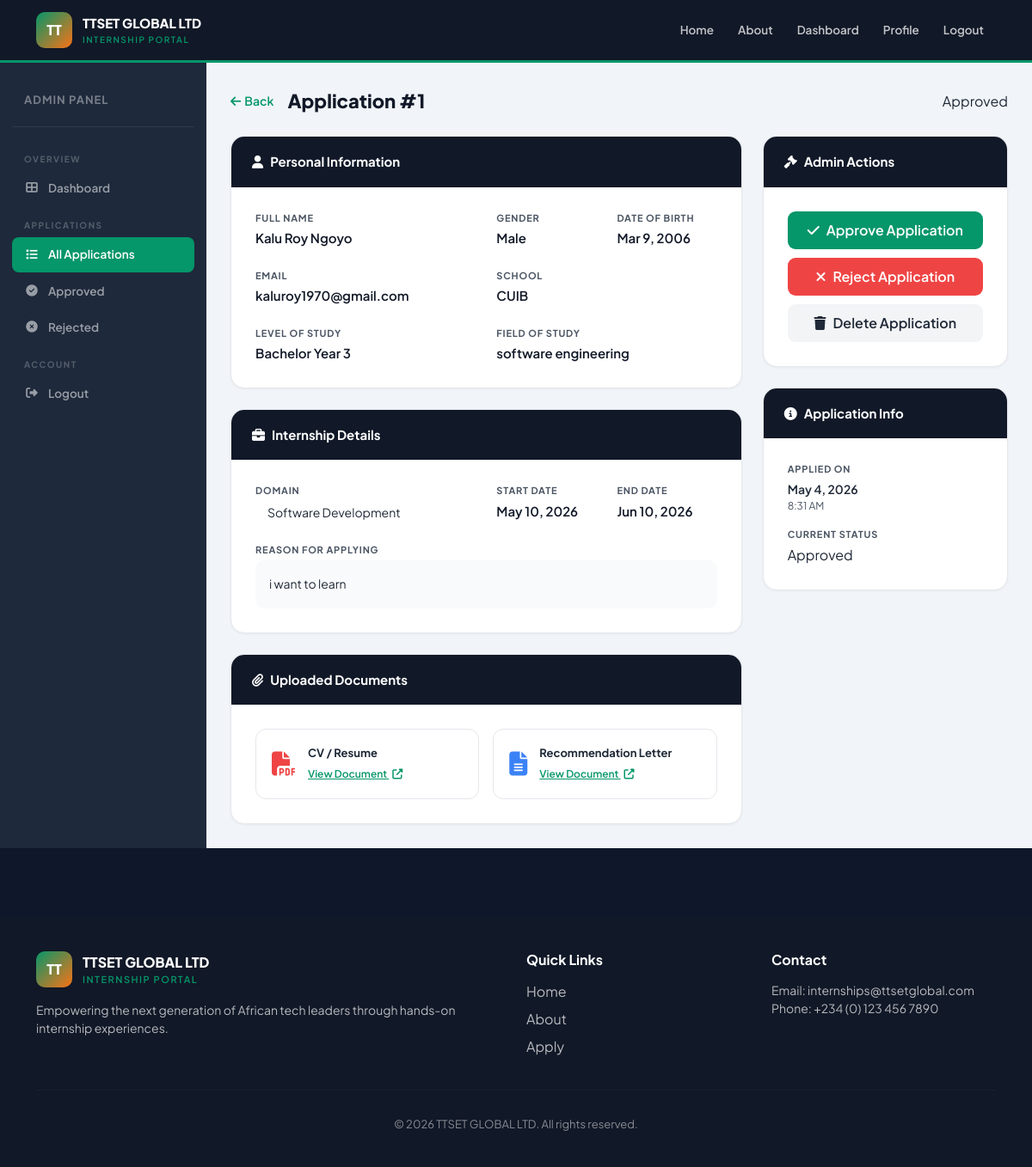
The app's page /dashboard/applications/1/ (signed in) with its own data.
### applications/models.py (models this page shows, shortened)
class InternshipApplication(models.Model):
    STATUS_CHOICES = [
        ('Pending', 'Pending'),
        ('Approved', 'Approved'),
        ('Rejected', 'Rejected'),
    ]
    DOMAIN_CHOICES = [
        ('Software Development', 'Software Development'),
        ('Web Development', 'Web Development'),
        ('Data Analytics', 'Data Analytics'),
        ('Cybersecurity', 'Cybersecurity'),
        ('Graphic Design', 'Graphic Design'),
        ('Digital Marketing', 'Digital Marketing'),
        ('Artificial Intelligence', 'Artificial Intelligence'),
        ('Networking', 'Networking'),
    ]
    GENDER_CHOICES = [('Male', 'Male'), ('Female', 'Female'), ('Other', 'Other')]
    LEVEL_CHOICES = [
        ('HND 1', 'HND 1'), ('HND 2', 'HND 2'),
        ('Bachelor Year 1', 'Bachelor Year 1'),
        ('Bachelor Year 2', 'Bachelor Year 2'),
        ('Bachelor Year 3', 'Bachelor Year 3'),
        ('Master Year 1', 'Master Year 1'),
        ('Master Year 2', 'Master Year 2'),
        ('PhD', 'PhD'),
    ]
    applicant = models.ForeignKey(User, on_delete=models.CASCADE)
    full_name = models.CharField(max_length=200)
    gender = models.CharField(max_length=20, choices=GENDER_CHOICES)
    date_of_birth = models.DateField()
    school_name = models.CharField(max_length=200)
    level_of_study = models.CharField(max_length=100, choices=LEVEL_CHOICES)
    field_of_study = models.CharField(max_length=150)
    internship_domain = models.CharField(max_length=100, choices=DOMAIN_CHOICES)
    start_date = models.DateField()
    end_date = models.DateField()
    reason = models.TextField()
    cv = models.FileField(upload_to='documents/cv/')
    recommendation_letter = models.FileField(upload_to='documents/recommendations/')
    status = models.CharField(max_length=20, choices=STATUS_CHOICES, default='Pending')
    date_applied = models.DateTimeField(auto_now_add=True)
    class Meta:
        ordering = ['-date_applied']

### dashboard/views.py (the view)
# urls.py: path('applications/<int:pk>/', views.application_detail, name='application_detail'),
@user_passes_test(is_admin, login_url='/accounts/login/')
def application_detail(request, pk):
    app = get_object_or_404(InternshipApplication, pk=pk)
    return render(request, 'dashboard/application_detail.html', {'application': app})

### dashboard/views.py (called while the page is built)
def is_admin(user):
    return user.is_authenticated and user.is_staff

### templates/dashboard/application_detail.html (shortened to what this page needs)
{% extends 'base.html' %}
{% block content %}
<div class="admin-wrap">
    <div class="sidebar">
        <div class="sidebar-logo"><span>Admin Panel</span></div>
        <div class="s-section">Overview</div>
        <a href="{% url 'admin_dashboard' %}" class="s-link">
            <i class="fas fa-th-large"></i> Dashboard
        </a>
        <div class="s-section">Applications</div>
        <a href="{% url 'all_applications' %}" class="s-link active">
            <i class="fas fa-list"></i> All Applications
        </a>
        <a href="{% url 'approved_applications' %}" class="s-link">
            <i class="fas fa-check-circle"></i> Approved
        </a>
        <a href="{% url 'rejected_applications' %}" class="s-link">
            <i class="fas fa-times-circle"></i> Rejected
        </a>
        <div class="s-section">Account</div>
        <a href="{% url 'logout' %}" class="s-link">
            <i class="fas fa-sign-out-alt"></i> Logout
        </a>
    </div>
    <div class="content">
        <div class="d-flex align-items-center gap-3 mb-4">
            <a href="{% url 'all_applications' %}" style="color:var(--emerald);text-decoration:none;font-weight:600;font-size:14px;">
                <i class="fas fa-arrow-left me-1"></i>Back
            </a>
            <div style="font-size:22px;font-weight:800;color:var(--gray-900);">
                Application #{{ application.pk }}
            </div>
            <span class="badge-{% if application.status == 'Approved' %}approved{% elif application.status == 'Rejected' %}rejected{% else %}pending{% endif %} ms-auto">
                {{ application.status }}
            </span>
        </div>
        <div class="row g-4">
            <div class="col-lg-8">
                <div class="card-modern mb-4">
                    <div class="card-header">
                        <i class="fas fa-user me-2"></i>Personal Information
                    </div>
                    <div class="card-body">
                        <div class="row g-4">
                            <div class="col-md-6">
                                <div class="detail-label">Full Name</div>
                                <div class="detail-value">{{ application.full_name }}</div>
                            </div>
                            <div class="col-md-3">
                                <div class="detail-label">Gender</div>
                                <div class="detail-value">{{ application.gender }}</div>
                            </div>
                            <div class="col-md-3">
                                <div class="detail-label">Date of Birth</div>
                                <div class="detail-value">{{ application.date_of_birth|date:"M j, Y" }}</div>
                            </div>
                            <div class="col-md-6">
                                <div class="detail-label">Email</div>
                                <div class="detail-value">{{ application.applicant.email }}</div>
                            </div>
                            <div class="col-md-6">
                                <div class="detail-label">School</div>
                                <div class="detail-value">{{ application.school_name }}</div>
                            </div>
                            <div class="col-md-6">
                                <div class="detail-label">Level of Study</div>
                                <div class="detail-value">{{ application.level_of_study }}</div>
                            </div>
                            <div class="col-md-6">
                                <div class="detail-label">Field of Study</div>
                                <div class="detail-value">{{ application.field_of_study }}</div>
                            </div>
                        </div>
                    </div>
                </div>
                <div class="card-modern mb-4">
                    <div class="card-header">
                        <i class="fas fa-briefcase me-2"></i>Internship Details
                    </div>
                    <div class="card-body">
                        <div class="row g-4">
                            <div class="col-md-6">
                                <div class="detail-label">Domain</div>
                                <span class="domain-pill" style="font-size:14px;padding:5px 14px;">
                                    {{ application.internship_domain }}
                                </span>
                            </div>
                            <div class="col-md-3">
                                <div class="detail-label">Start Date</div>
                                <div class="detail-value">{{ application.start_date|date:"M j, Y" }}</div>
                            </div>
                            <div class="col-md-3">
                                <div class="detail-label">End Date</div>
                                <div class="detail-value">{{ application.end_date|date:"M j, Y" }}</div>
                            </div>
                            <div class="col-12">
                                <div class="detail-label">Reason for Applying</div>
                                <div style="background:var(--gray-50);border-radius:10px;padding:16px;font-size:14px;line-height:1.7;color:var(--gray-800);margin-top:4px;">
                                    {{ application.reason }}
                                </div>
                            </div>
                        </div>
                    </div>
                </div>
                <div class="card-modern">
                    <div class="card-header">
                        <i class="fas fa-paperclip me-2"></i>Uploaded Documents
                    </div>
                    <div class="card-body">
                        <div class="row g-3">
                            <div class="col-md-6">
                                <div style="border:1px solid var(--gray-200);border-radius:12px;padding:18px;display:flex;align-items:center;gap:14px;">
                                    <i class="fas fa-file-pdf" style="font-size:28px;color:#ef4444;"></i>
                                    <div>
                                        <div style="font-size:13px;font-weight:700;">CV / Resume</div>
                                        {% if application.cv %}
                                        <a href="{{ application.cv.url }}" target="_blank" style="font-size:12px;color:var(--emerald);font-weight:600;">
                                            View Document <i class="fas fa-external-link-alt ms-1"></i>
                                        </a>
                                        {% else %}
                                        <span style="font-size:12px;color:var(--gray-600);">Not uploaded</span>
                                        {% endif %}
                                    </div>
                                </div>
                            </div>
                            <div class="col-md-6">
                                <div style="border:1px solid var(--gray-200);border-radius:12px;padding:18px;display:flex;align-items:center;gap:14px;">
                                    <i class="fas fa-file-alt" style="font-size:28px;color:#3b82f6;"></i>
                                    <div>
                                        <div style="font-size:13px;font-weight:700;">Recommendation Letter</div>
                                        {% if application.recommendation_letter %}
                                        <a href="{{ application.recommendation_letter.url }}" target="_blank" style="font-size:12px;color:var(--emerald);font-weight:600;">
                                            View Document <i class="fas fa-external-link-alt ms-1"></i>
                                        </a>
                                        {% else %}
                                        <span style="font-size:12px;color:var(--gray-600);">Not uploaded</span>
                                        {% endif %}
                                    </div>
                                </div>
                            </div>
                        </div>
                    </div>
                </div>
            </div>
            <div class="col-lg-4">
                <div class="card-modern mb-4">
                    <div class="card-header">
                        <i class="fas fa-gavel me-2"></i>Admin Actions
                    </div>
                    <div class="card-body">
                        <div style="display:flex;flex-direction:column;gap:10px;">
                            <a href="{% url 'approve_application' application.pk %}" class="btn-emerald text-center" style="text-decoration:none;display:block;">
                                <i class="fas fa-check me-2"></i>Approve Application
                            </a>
                            <a href="{% url 'reject_application' application.pk %}" style="background:#ef4444;color:white;border:none;font-weight:600;border-radius:9px;padding:10px 22px;text-decoration:none;display:block;text-align:center;">
                                <i class="fas fa-times me-2"></i>Reject Application
                            </a>
                            <a href="{% url 'delete_application' application.pk %}" style="background:var(--gray-100);color:var(--gray-800);font-weight:600;border-radius:9px;padding:10px 22px;text-decoration:none;display:block;text-align:center;">
                                <i class="fas fa-trash me-2"></i>Delete Application
                            </a>
                        </div>
                    </div>
                </div>
                <div class="card-modern">
                    <div class="card-header">
                        <i class="fas fa-info-circle me-2"></i>Application Info
                    </div>
                    <div class="card-body">
                        <div style="margin-bottom:16px;">
                            <div class="detail-label">Applied On</div>
                            <div style="font-size:14px;font-weight:600;">{{ application.date_applied|date:"F j, Y" }}</div>
                            <div style="font-size:12px;color:var(--gray-600);">{{ application.date_applied|date:"g:i A" }}</div>
                        </div>
                        <div>
                            <div class="detail-label">Current Status</div>
                            <span class="badge-{% if application.status == 'Approved' %}approved{% elif application.status == 'Rejected' %}rejected{% else %}pending{% endif %}">
                                {{ application.status }}
                            </span>
                        </div>
                    </div>
                </div>
            </div>
        </div>
    </div>
</div>
{% endblock %}

### templates/base.html (style rules this page uses)
:root { --emerald: #059669; --emerald-dark: #047857; --emerald-light: #d1fae5; --orange: #f97316; --orange-dark: #ea580c; --white: #ffffff; --gray-50: #f9fafb; --gray-100: #f3f4f6; --gray-200: #e5e7eb; --gray-600: #4b5563; --gray-800: #1f2937; --gray-900: #111827; }
body { font-family: 'Plus Jakarta Sans', sans-serif; background: var(--gray-50); color: var(--gray-800); }
.card-modern { background: white; border-radius: 16px; border: 1px solid var(--gray-200); box-shadow: 0 1px 3px rgba(0,0,0,0.05); overflow: hidden; }
.card-modern .card-header { background: var(--gray-900); color: white; padding: 18px 24px; border: none; font-weight: 700; font-size: 15px; }
.card-modern .card-body { padding: 28px; }
.btn-emerald { background: var(--emerald); color: white; border: none; font-weight: 600; border-radius: 9px; padding: 10px 22px; transition: all 0.2s; cursor: pointer; }

### templates/dashboard/application_detail.html (style rules this page uses)
body { background: #0f172a; }
.admin-wrap { display: flex; min-height: calc(100vh - 72px); }
.sidebar { background: #1e293b; width: 240px; flex-shrink: 0; padding: 20px 14px; }
.sidebar-logo { padding: 10px 14px 20px; border-bottom: 1px solid rgba(255,255,255,0.08); margin-bottom: 16px; }
.sidebar-logo span { font-size: 13px; font-weight: 700; color: rgba(255,255,255,0.4); text-transform: uppercase; letter-spacing: 1px; }
.s-link { display: flex; align-items: center; gap: 10px; padding: 10px 14px; border-radius: 8px; color: rgba(255,255,255,0.55); text-decoration: none; font-size: 13.5px; font-weight: 600; margin-bottom: 2px; transition: all 0.2s; }
.s-link.active { background: var(--emerald); color: white; }
.s-link i { width: 18px; text-align: center; }
.s-section { font-size: 10px; text-transform: uppercase; letter-spacing: 1.5px; color: rgba(255,255,255,0.25); font-weight: 700; padding: 14px 14px 6px; }
.content { flex: 1; padding: 28px; overflow: auto; background: #f1f5f9; }
.detail-label { font-size: 11px; font-weight: 700; text-transform: uppercase; letter-spacing: 0.8px; color: var(--gray-600); margin-bottom: 4px; }
.detail-value { font-size: 15px; font-weight: 600; color: var(--gray-900); }

### records on screen
InternshipApplication: pk "1", status "Approved", full_name "Kalu Roy Ngoyo", gender "Male", date_of_birth "Mar 9, 2006", applicant.email "kaluroy1970@gmail.com", school_name "CUIB", level_of_study "Bachelor Year 3", field_of_study "software engineering", internship_domain "Software Development", start_date "May 10, 2026", end_date "Jun 10, 2026", reason "i want to learn", date_applied "May 4, 2026", date_applied "8:31 AM"
